Frame 1 (no input): blank canvas, image omitted
Frame 60 (no input): blank canvas, image omitted
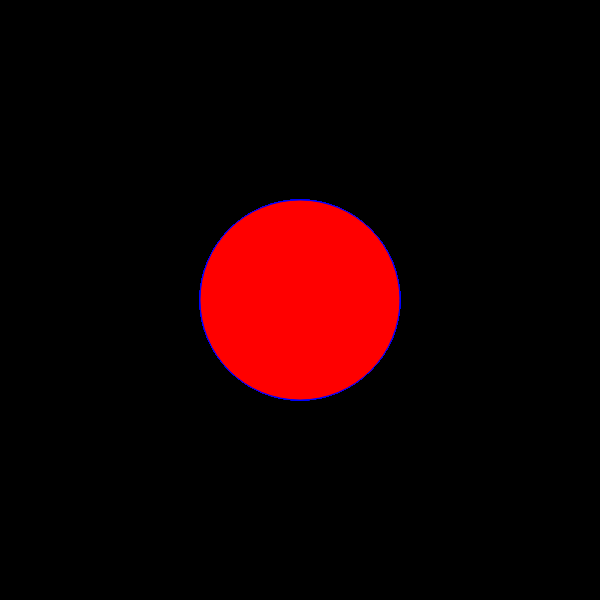
Frame 120 (the mouse pressed at the canvas centre since frame 60)

The p5.js sketch whose frames 1 and 60 were blank and that drew this single picture after the mouse press (run headless with seeded random() and noise() and a simulated clock; from frame 60 on, the mouse is pressed at the canvas centre):

// p5.js sketch
// ── sketch.js
function setup() {  
  createCanvas(600,600);
  background("black");
}
function draw() {
  stroke("blue");
  fill("red");
  
  if(mouseIsPressed){
    circle(mouseX,mouseY,200,350);
    }
  }
         
